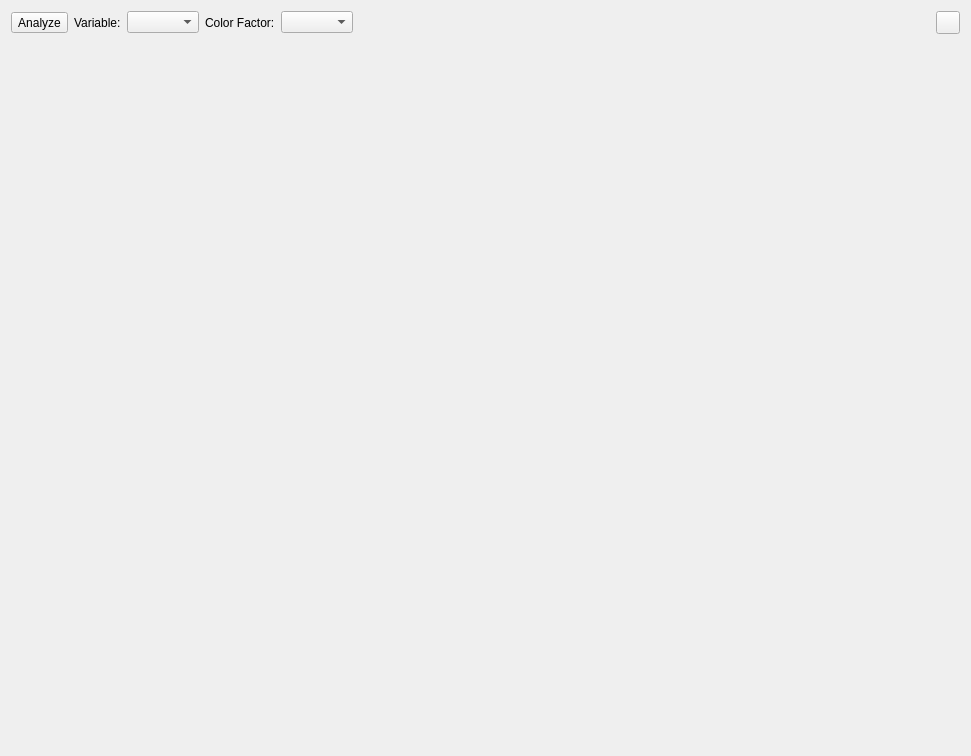
<?xml version="1.0" encoding="UTF-8"?>
<ui version="4.0">
 <class>DistributionWidget</class>
 <widget class="QWidget" name="DistributionWidget">
  <property name="geometry">
   <rect>
    <x>0</x>
    <y>0</y>
    <width>971</width>
    <height>756</height>
   </rect>
  </property>
  <property name="windowTitle">
   <string>Form</string>
  </property>
  <layout class="QVBoxLayout" name="verticalLayout">
   <item>
    <layout class="QHBoxLayout" name="horizontalLayout">
     <item>
      <widget class="QToolButton" name="toolButtonAnalyse">
       <property name="text">
        <string>Analyze</string>
       </property>
      </widget>
     </item>
     <item>
      <widget class="QLabel" name="labelVariable">
       <property name="text">
        <string>Variable:</string>
       </property>
      </widget>
     </item>
     <item>
      <widget class="VariableSelector" name="variableSelector"/>
     </item>
     <item>
      <widget class="QLabel" name="labelColorFactor">
       <property name="text">
        <string>Color Factor:</string>
       </property>
      </widget>
     </item>
     <item>
      <widget class="FactorSelector" name="factorSelector"/>
     </item>
     <item>
      <spacer name="horizontalSpacer">
       <property name="orientation">
        <enum>Qt::Horizontal</enum>
       </property>
       <property name="sizeHint" stdset="0">
        <size>
         <width>40</width>
         <height>20</height>
        </size>
       </property>
      </spacer>
     </item>
     <item>
      <widget class="QToolButton" name="toolButtonHelp">
       <property name="icon">
        <iconset resource="../../../resources/resources.qrc">
         <normaloff>:/icons/icons8-help-16.png</normaloff>:/icons/icons8-help-16.png</iconset>
       </property>
      </widget>
     </item>
    </layout>
   </item>
   <item>
    <widget class="MplCanvas" name="canvas" native="true">
     <property name="sizePolicy">
      <sizepolicy hsizetype="Expanding" vsizetype="Expanding">
       <horstretch>0</horstretch>
       <verstretch>0</verstretch>
      </sizepolicy>
     </property>
    </widget>
   </item>
  </layout>
 </widget>
 <customwidgets>
  <customwidget>
   <class>MplCanvas</class>
   <extends>QWidget</extends>
   <header>tse_analytics.views.misc.MplCanvas</header>
   <container>1</container>
  </customwidget>
  <customwidget>
   <class>VariableSelector</class>
   <extends>QComboBox</extends>
   <header>tse_analytics.views.misc.variable_selector</header>
  </customwidget>
  <customwidget>
   <class>FactorSelector</class>
   <extends>QComboBox</extends>
   <header>tse_analytics.views.misc.factor_selector</header>
  </customwidget>
 </customwidgets>
 <resources>
  <include location="../../../resources/resources.qrc"/>
 </resources>
 <connections/>
</ui>
